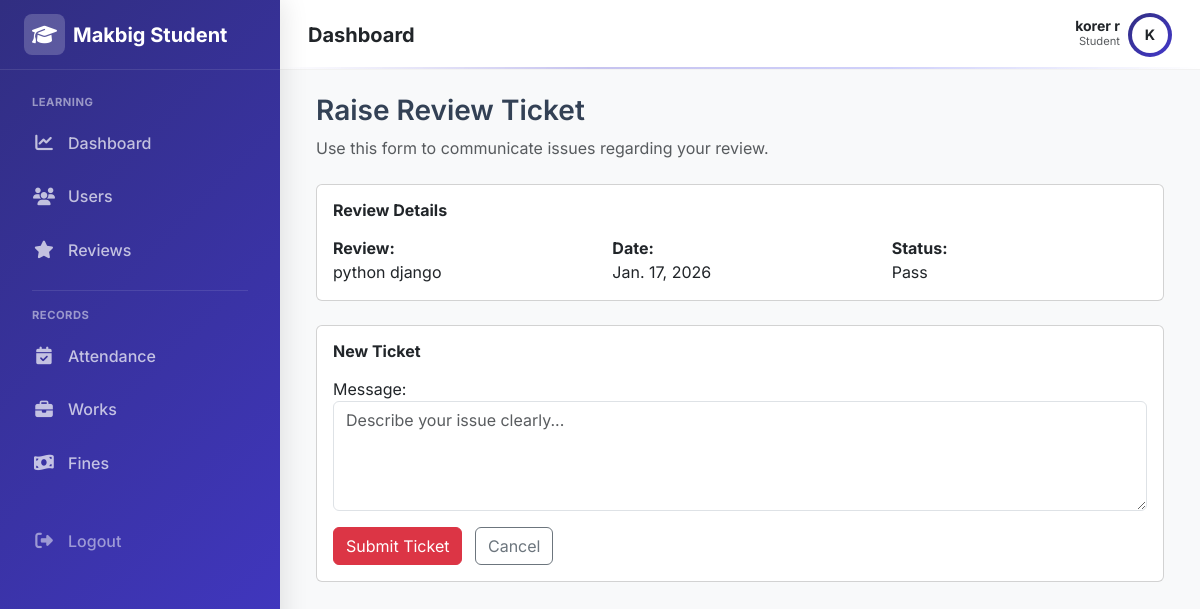
The page /student/review/3/ticket/ (signed in) on the database its author committed.
### adminpanel/models.py (models this page shows, shortened)
class User(AbstractUser):
    email=models.EmailField(unique=True,db_index=True)
    mobile_number = models.CharField(max_length=15, blank=True, null=True)
    is_student=models.BooleanField(default=False)

### reviews/models.py (models this page shows, shortened)
class ReviewAttendance(models.Model):
    STATUS_CHOICES=(
        ('eligible','Eligible'),
        ('not_eligible', 'Not Eligible'),
        ('pass','Pass'),
        ('fail','Fail'),
    )
    student=models.ForeignKey(StudentProfile,on_delete=models.CASCADE,related_name='reviews')
    remarks=models.CharField(max_length=3550,null=True,blank=True)
    score=models.IntegerField(null=True,blank=True)
    session=models.ForeignKey(ReviewSession,on_delete=models.CASCADE,related_name='student_reviews')
    status=models.CharField(max_length=50, choices=STATUS_CHOICES,default='eligible')
    created_at = models.DateTimeField(auto_now_add=True)
    class Meta:
        constraints = [
            models.UniqueConstraint(
                fields=['student'],
                condition=Q(status__in=['eligible', 'not_eligible']),
                name='one_active_upcoming_review_per_student'
            )
        ]

class ReviewSession(models.Model):
    course=models.ForeignKey(Course,on_delete=models.CASCADE,related_name='review_sessions')
    created_at=models.DateTimeField(auto_now_add=True)
    scheduled_date=models.DateField()
    review_link=models.CharField(max_length=2550,blank=True,null=True)
    reviewer_name=models.CharField(max_length=250,blank=True,null=True)
    review_name=models.CharField(max_length=100)
    is_paid = models.BooleanField(default=False,blank=True,null=True)

### reviewtickets/views.py (the view)
# urls.py: path('student/review/<int:review_id>/ticket/',views.create_or_edit_ticket,name='student_ticket')
@login_required
def create_or_edit_ticket(request, review_id):
    if not request.user.is_student:
        messages.error(request, "Access denied.")
        return redirect('home')
    student = get_object_or_404(StudentProfile, user=request.user)
    review = get_object_or_404(ReviewAttendance, id=review_id, student=student)
    all_tickets = ReviewTicket.objects.filter(
        student=student,
        review_attendance=review
    ).order_by('-created_at')
    pending_ticket = all_tickets.filter(status='pending').first()
    if not pending_ticket and all_tickets.count() >= 2:
        messages.info(
            request,
            "You have already raised the maximum number of tickets for this review."
        )
        return redirect('student_review')
    if request.method == 'POST':
        form = ReviewTicketForm(request.POST, instance=pending_ticket)
        if form.is_valid():
            ticket = form.save(commit=False)
            ticket.student = student
            ticket.review_attendance = review
            ticket.status = 'pending'
            ticket.save()
            messages.success(request, "Ticket submitted successfully.")
            return redirect('student_review')
    else:
        form = ReviewTicketForm(instance=pending_ticket)
    return render(request, 'reviewtickets/student_ticket_form.html', {
        'form': form,
        'review': review,
        'tickets': all_tickets,   # 👈 send history
        'pending_ticket': pending_ticket,
    })

### reviewtickets/forms.py
class ReviewTicketForm(forms.ModelForm):
    class Meta:
        model = ReviewTicket
        fields = ['message']
        widgets = {
            'message': forms.Textarea(attrs={
                'class': 'form-control',
                'rows': 4,
                'placeholder': 'Describe your issue clearly...'
            })
        }

### reviewtickets/context_processors.py (called while the page is built)
def ticket_notifications(request):
    if request.user.is_authenticated and request.user.is_staff:
        count = ReviewTicket.objects.filter(
            status='pending',
            is_seen=False
        ).count()
        return {'ticket_notification_count': count}
    return {}

### templates/reviewtickets/student_ticket_form.html (shortened to what this page needs)
{% extends "layouts/student_layout.html" %}
{% block content %}
<div class="container-fluid">
  <div class="mb-4">
    <h3 class="fw-semibold">
      {% if pending_ticket %}
        Edit Review Ticket
      {% else %}
        Raise Review Ticket
      {% endif %}
    </h3>
    <p class="text-muted mb-0">
      Use this form to communicate issues regarding your review.
    </p>
  </div>
  <div class="card mb-4">
    <div class="card-body">
      <h6 class="fw-bold mb-3">Review Details</h6>
      <div class="row">
        <div class="col-md-4">
          <strong>Review:</strong><br>
          {{ review.session.review_name }}
        </div>
        <div class="col-md-4">
          <strong>Date:</strong><br>
          {{ review.session.scheduled_date }}
        </div>
        <div class="col-md-4">
          <strong>Status:</strong><br>
          {{ review.get_status_display }}
        </div>
      </div>
    </div>
  </div>
  <div class="card mb-4">
    <div class="card-body">
      <h6 class="fw-bold mb-3">
        {% if pending_ticket %}
          Pending Ticket
        {% else %}
          New Ticket
        {% endif %}
      </h6>
      <form method="post">
        {{ form.as_p }}
        <div class="mt-3">
          <button type="submit" class="btn btn-danger">
            {% if pending_ticket %}
              Update Ticket
            {% else %}
              Submit Ticket
            {% endif %}
          </button>
          <a href="{% url 'student_review' %}" class="btn btn-outline-secondary ms-2">
            Cancel
          </a>
        </div>
      </form>
    </div>
  </div>
</div>
{% endblock %}

### templates/layouts/student_layout.html (shortened to what this page needs)
{% load static %}
<!DOCTYPE html>
<html lang="en">
<head>
    <link href="https://cdn.jsdelivr.net/npm/bootstrap@5.3.0/dist/css/bootstrap.min.css" rel="stylesheet">
    <link rel="stylesheet" href="https://cdnjs.cloudflare.com/ajax/libs/font-awesome/6.4.0/css/all.min.css">
</head>
<body>
    <aside class="sidebar" id="sidebar">
        <div class="sidebar-brand">
            <a href="#" class="text-decoration-none d-flex align-items-center gap-2 text-white fs-5 fw-bold">
                <div class="sidebar-brand-icon">
                    <i class="fa-solid fa-graduation-cap"></i>
                </div>
                <span>Makbig Student</span>
            </a>
        </div>
        <nav class="sidebar-nav">
            <div class="small fw-bold text-uppercase mb-2 px-3"
                style="font-size: 0.7rem; letter-spacing: 0.5px; color: rgba(255,255,255,0.5);">Learning</div>
            <a href="{% url 'student_dashboard' %}"
                class="nav-link {% if request.resolver_match.url_name == 'student_dashboard' %}active{% endif %}">
                <i class="fa-solid fa-chart-line"></i> Dashboard
            </a>
            <a href="{% url "student_profile" %}" class="nav-link">
                <i class="fa-solid fa-users"></i> Users
            </a>
            <a href="{% url 'student_review' %}"
                class="nav-link {% if request.resolver_match.url_name == 'student_review' %}active{% endif %}">
                <i class="fa-solid fa-star"></i> Reviews
            </a>
            <div class="my-3 border-top mx-3" style="border-color: rgba(255,255,255,0.1) !important;"></div>
            <div class="small fw-bold text-uppercase mb-2 px-3"
                style="font-size: 0.7rem; letter-spacing: 0.5px; color: rgba(255,255,255,0.5);">Records</div>
            <a href="{% url "student_attendance" %}" class="nav-link">
                <i class="fa-solid fa-calendar-check"></i> Attendance
            </a>
            <a href="{% url "student_works" %}" class="nav-link">
                <i class="fa-solid fa-briefcase"></i> Works
            </a>
            <a href="#" class="nav-link">
                <i class="fa-solid fa-money-bill-wave"></i> Fines
            </a>
            <div class="mt-auto pt-4">
                <form method="POST" action="{% url 'student_logout' %}">
                    <button type="submit" class="nav-link w-100 border-0 bg-transparent text-white-50">
                        <i class="fa-solid fa-right-from-bracket"></i> Logout
                    </button>
                </form>
            </div>
        </nav>
    </aside>
    <div class="main-wrapper">
        <header class="topbar">
            <div class="d-flex align-items-center gap-3">
                <h5 class="mb-0 fw-bold text-dark">{% block page_title %}Dashboard{% endblock %}</h5>
            </div>
            <div class="d-flex align-items-center gap-3">
                <div class="d-flex align-items-center gap-2">
                    <div class="text-end d-none d-sm-block">
                        <div class="fw-bold small text-dark lh-1">{{ request.user.first_name }} {{request.user.last_name }}</div>
                        <div class="text-muted" style="font-size: 0.7rem;">Student</div>
                    </div>
                    <div class="rounded-circle p-1" style="background: var(--gradient-student);">
                        <div class="rounded-circle bg-white text-dark d-flex align-items-center justify-content-center fw-bold"
                            style="width:36px;height:36px; font-size: 0.9rem;">
                            {{ request.user.first_name|slice:":1"|upper }}
                        </div>
                    </div>
                </div>
            </div>
        </header>
        <div class="p-4">
            {% block content %}
            {% endblock %}
        </div>
    </div>
</body>
</html>

### templates/layouts/student_layout.html (style rules this page uses)
:root { --sidebar-width: 280px; --topbar-height: 70px; --gradient-student: linear-gradient(135deg, #312e81 0%, #4338ca 100%); --sidebar-text: #ffffff; --sidebar-text-muted: rgba(255, 255, 255, 0.7); --sidebar-hover: rgba(255, 255, 255, 0.12); --sidebar-active: rgba(255, 255, 255, 0.25); --bg-body: #f8f9fa; }
body { font-family: 'Inter', sans-serif; background-color: var(--bg-body); color: #334155; }
.sidebar { width: var(--sidebar-width); background: var(--gradient-student); display: flex; flex-direction: column; position: fixed; top: 0; bottom: 0; left: 0; z-index: 1045; transition: transform 0.3s cubic-bezier(0.4, 0, 0.2, 1); box-shadow: 4px 0 24px rgba(0, 0, 0, 0.1); color: #fff; }
.sidebar-brand { height: var(--topbar-height); display: flex; align-items: center; padding: 0 1.5rem; border-bottom: 1px solid rgba(255, 255, 255, 0.1); }
.sidebar-brand-icon { background: rgba(255, 255, 255, 0.2); color: #fff; border-radius: 8px; padding: 0.35rem 0.5rem; }
.sidebar-nav { padding: 1.5rem 1rem; flex-grow: 1; overflow-y: auto; }
.nav-link { display: flex; align-items: center; padding: 0.75rem 1rem; color: var(--sidebar-text-muted); font-weight: 500; border-radius: 0.75rem; margin-bottom: 0.35rem; transition: all 0.2s ease; }
.nav-link i { width: 24px; text-align: center; margin-right: 0.75rem; font-size: 1.1rem; }
.main-wrapper { margin-left: var(--sidebar-width); min-height: 100vh; display: flex; flex-direction: column; transition: margin-left 0.3s cubic-bezier(0.4, 0, 0.2, 1); }
.topbar { height: var(--topbar-height); background: rgba(255, 255, 255, 0.9); backdrop-filter: blur(10px); border-bottom: 1px solid rgba(0, 0, 0, 0.05); padding: 0 1.75rem; display: flex; align-items: center; justify-content: space-between; position: sticky; top: 0; z-index: 1020; }
.topbar::after { content: ''; position: absolute; bottom: 0; left: 0; width: 100%; height: 2px; background: linear-gradient(90deg, transparent, #4338ca, #6366f1, transparent); opacity: 0.3; }

### rows shown on the page
User: user.first_name "korer", user.last_name "r", user.first_name "K"
ReviewAttendance: session.review_name "python django", session.scheduled_date "Jan. 17, 2026", status "Pass"
